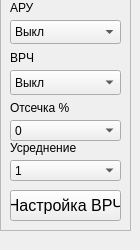
    <widget class="QWidget" name="page_3">
     <widget class="QFrame" name="frame_resiever">
      <property name="geometry">
       <rect>
        <x>0</x>
        <y>-10</y>
        <width>131</width>
        <height>241</height>
       </rect>
      </property>
      <property name="frameShape">
       <enum>QFrame::StyledPanel</enum>
      </property>
      <property name="frameShadow">
       <enum>QFrame::Raised</enum>
      </property>
      <widget class="QComboBox" name="comboBox_resiever_aru">
       <property name="geometry">
        <rect>
         <x>10</x>
         <y>30</y>
         <width>111</width>
         <height>24</height>
        </rect>
       </property>
       <item>
        <property name="text">
         <string>Выкл</string>
        </property>
       </item>
       <item>
        <property name="text">
         <string>Вкл</string>
        </property>
       </item>
      </widget>
      <widget class="QLabel" name="label_resiever_vrch">
       <property name="geometry">
        <rect>
         <x>10</x>
         <y>60</y>
         <width>96</width>
         <height>16</height>
        </rect>
       </property>
       <property name="text">
        <string>ВРЧ</string>
       </property>
      </widget>
      <widget class="QComboBox" name="comboBox_resiever_vrch">
       <property name="geometry">
        <rect>
         <x>10</x>
         <y>80</y>
         <width>111</width>
         <height>25</height>
        </rect>
       </property>
       <item>
        <property name="text">
         <string>Выкл</string>
        </property>
       </item>
       <item>
        <property name="text">
         <string>Вкл</string>
        </property>
       </item>
      </widget>
      <widget class="QLabel" name="label_resiever_cut">
       <property name="geometry">
        <rect>
         <x>10</x>
         <y>110</y>
         <width>107</width>
         <height>16</height>
        </rect>
       </property>
       <property name="text">
        <string>Отсечка %</string>
       </property>
      </widget>
      <widget class="QComboBox" name="comboBox_resiever_cut">
       <property name="geometry">
        <rect>
         <x>10</x>
         <y>130</y>
         <width>111</width>
         <height>21</height>
        </rect>
       </property>
       <item>
        <property name="text">
         <string>0</string>
        </property>
       </item>
       <item>
        <property name="text">
         <string>5</string>
        </property>
       </item>
       <item>
        <property name="text">
         <string>10</string>
        </property>
       </item>
      </widget>
      <widget class="QLabel" name="label_resiever_average">
       <property name="geometry">
        <rect>
         <x>10</x>
         <y>150</y>
         <width>111</width>
         <height>16</height>
        </rect>
       </property>
       <property name="text">
        <string>Усреднение</string>
       </property>
      </widget>
      <widget class="QComboBox" name="comboBox_resiever_average">
       <property name="geometry">
        <rect>
         <x>10</x>
         <y>170</y>
         <width>111</width>
         <height>21</height>
        </rect>
       </property>
       <item>
        <property name="text">
         <string>1</string>
        </property>
       </item>
       <item>
        <property name="text">
         <string>2</string>
        </property>
       </item>
       <item>
        <property name="text">
         <string>3</string>
        </property>
       </item>
      </widget>
      <widget class="QLabel" name="label_resiever_aru">
       <property name="geometry">
        <rect>
         <x>10</x>
         <y>10</y>
         <width>83</width>
         <height>16</height>
        </rect>
       </property>
       <property name="text">
        <string>АРУ</string>
       </property>
      </widget>
      <widget class="QPushButton" name="pushButton_resiever_settings">
       <property name="geometry">
        <rect>
         <x>10</x>
         <y>200</y>
         <width>111</width>
         <height>31</height>
        </rect>
       </property>
       <property name="font">
        <font>
         <pointsize>12</pointsize>
        </font>
       </property>
       <property name="text">
        <string>Настройка ВРЧ</string>
       </property>
      </widget>
     </widget>
    </widget>
